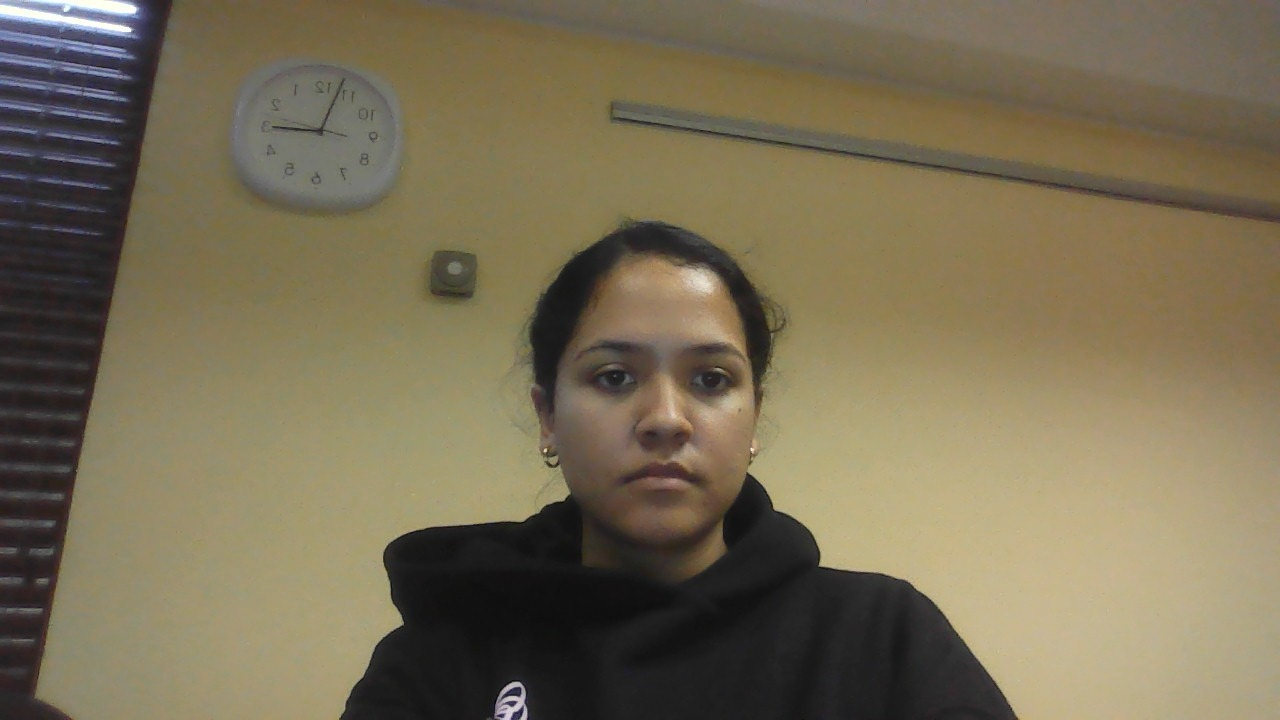
#> input picture backend/seed_photos/Keziah Solomons - front - suspect.jpeg, 1280 x 720 px
$ python -i plate_vision.py   (imports and definitions only)   (older library calls are emulated)
#> lines starting #> are read from the running program, lines starting #| are printed output that depends on the picture; after the words box and inside, x2 and y2 are one past the last pixel; in counts of white or black regions, pixels touching at a corner belong together
### backend/config.py
import os
from pathlib import Path

from dotenv import load_dotenv

# Repo root (this file lives in backend/)
BASE_DIR = Path(__file__).resolve().parent
REPO_ROOT = BASE_DIR.parent

# Load explicitly rather than relying on cwd — the app runs from the repo root
# locally and from backend/ under gunicorn. backend/.env wins where both set a key.
load_dotenv(REPO_ROOT / ".env")
load_dotenv(BASE_DIR / ".env", override=True)


def _clean(value):
    """Env values in this project are sometimes quoted and padded — strip both."""
    return value.strip().strip('"').strip("'") if isinstance(value, str) else value


class Config:

    # 1. PostgreSQL Database with pgvector enabled
    DATABASE_URL = os.getenv("DATABASE_URL", "postgresql://user:password@localhost:5432/guardian_db")
    DB_POOL_MIN_CONN = int(os.getenv("DB_POOL_MIN_CONN", "1"))
    DB_POOL_MAX_CONN = int(os.getenv("DB_POOL_MAX_CONN", "8"))
    DB_CONNECT_TIMEOUT_SECONDS = int(os.getenv("DB_CONNECT_TIMEOUT_SECONDS", "4"))
    DB_KEEPALIVES_IDLE_SECONDS = int(os.getenv("DB_KEEPALIVES_IDLE_SECONDS", "30"))
    DB_KEEPALIVES_INTERVAL_SECONDS = int(os.getenv("DB_KEEPALIVES_INTERVAL_SECONDS", "10"))
    DB_KEEPALIVES_COUNT = int(os.getenv("DB_KEEPALIVES_COUNT", "3"))

    # 2. Azure Blob Storage
    AZURE_STORAGE_CONNECTION_STRING = _clean(os.getenv("AZURE_STORAGE_CONNECTION_STRING"))
    BLOB_CONNECTION_STRING = AZURE_STORAGE_CONNECTION_STRING  # legacy alias
    BLOB_CONTAINER_NAME = "face-images"

    # Claim evidence (photos / video). Private container — the review UI reads
    # it through short-lived SAS URLs, never public links.
    CLAIM_MEDIA_CONTAINER = _clean(os.getenv("CLAIM_MEDIA_CONTAINER", "claim-media"))
    CLAIM_MEDIA_SAS_MINUTES = int(os.getenv("CLAIM_MEDIA_SAS_MINUTES", "30"))
    # Per-file upload ceiling; Flask enforces the request total separately.
    MAX_CONTENT_LENGTH = int(os.getenv("MAX_UPLOAD_MB", "64")) * 1024 * 1024

    # Behavioural review clips. Private container, same rules as claim media:
    # never public, SAS generated per read, signed URLs never persisted.
    # Footage of people outside their homes is at least as sensitive as a claim
    # photo, and unlike a claim it was captured without anyone asking first.
    BEHAVIOUR_CLIP_CONTAINER = _clean(os.getenv("BEHAVIOUR_CLIP_CONTAINER", "behaviour-clips"))
    BEHAVIOUR_CLIP_SAS_MINUTES = int(os.getenv("BEHAVIOUR_CLIP_SAS_MINUTES", "30"))
    # Clips are deleted once they are older than this. A review that nobody has
    # opened in a fortnight does not justify keeping video of a bystander.
    BEHAVIOUR_CLIP_RETENTION_DAYS = int(os.getenv("BEHAVIOUR_CLIP_RETENTION_DAYS", "14"))

    # 3. DeepFace Model Configuration
    # Options: "Facenet" (128-dim), "Facenet512" (512-dim), "ArcFace" (512-dim), "VGG-Face"
    FACE_MODEL = "Facenet512"
    # Cosine distance match threshold for Facenet (lower = stricter match).
    # This is the value the endpoint actually uses — app.py passes it into
    # recognition.process_incoming_face_image, overriding that module's default.
    # It must stay in the same units as the operator in that module's query (<=>).
    # 0.60 here was being compared against raw Euclidean distances of ~20-30, so
    # nothing but a byte-identical image ever matched.
    MATCH_THRESHOLD = float(os.getenv("MATCH_THRESHOLD", "0.30"))

    # 3b. Face capture quality gate.
    # CCTV frames are the problem case: a 30px face upscaled to the model's 160px
    # input still yields 512 numbers, they just carry no identity. That vector sits
    # roughly equidistant from everyone, so once enrolled it acts as a magnet for
    # false matches. Captures below these bars are still stored as case evidence,
    # but flagged use_for_matching = FALSE so they never become a reference.
    #
    # Short side of the detected face box, in pixels. Facenet512 consumes 160x160,
    # so below ~80 we are upscaling 2x or more and inventing detail.
    MIN_FACE_PIXELS = int(os.getenv("MIN_FACE_PIXELS", "80"))
    # Detector's own confidence in the box.
    MIN_DET_CONFIDENCE = float(os.getenv("MIN_DET_CONFIDENCE", "0.90"))
    # Variance of the Laplacian on the face crop, normalised to 160x160 so the
    # number is comparable across resolutions. Sharp faces run well above 100,
    # motion-blurred CCTV grabs fall below 40.
    MIN_BLUR_VARIANCE = float(os.getenv("MIN_BLUR_VARIANCE", "40.0"))
    # Motion blur defeats the measure above, because it is directional: a subject
    # walking past smears vertical edges while leaving horizontal ones sharp, so
    # total edge energy stays high. Measured on a 25px horizontal smear, the
    # x/y gradient ratio collapsed to 0.14 while every clean face sat at 0.39-0.87
    # — and that blurred face still scored a higher Laplacian variance (132) than
    # a perfectly usable dim photo (91), so no isotropic threshold separates them.
    MIN_BLUR_DIRECTIONAL_RATIO = float(os.getenv("MIN_BLUR_DIRECTIONAL_RATIO", "0.25"))

    # 3c. Licence-plate recognition (Azure AI Vision — Image Analysis READ).
    AZURE_VISION_ENDPOINT = _clean(os.getenv("AZURE_VISION_ENDPOINT"))
    AZURE_VISION_KEY = _clean(os.getenv("AZURE_VISION_KEY"))

    # The free F0 tier allows 20 transactions per minute across the whole
    # subscription and returns 429 past that. A live camera outruns it in
    # seconds, so calls are metered locally and a refused scan is reported as
    # pacing rather than an error. 18 not 20: Azure's window will not line up
    # with ours, and a burst of 429s reads to the user as a broken scanner.
    AZURE_VISION_RATE_LIMIT_PER_MIN = int(os.getenv("AZURE_VISION_RATE_LIMIT_PER_MIN", "18"))

    # Plate crops are upscaled to this width before being sent. A plate at the
    # end of a driveway can be 40px wide in the frame; Azure will not resolve
    # characters at that size, and it rejects anything under 50x50 outright.
    PLATE_TARGET_WIDTH = int(os.getenv("PLATE_TARGET_WIDTH", "720"))
    PLATE_MAX_SEND_WIDTH = int(os.getenv("PLATE_MAX_SEND_WIDTH", "1600"))
    PLATE_JPEG_QUALITY = int(os.getenv("PLATE_JPEG_QUALITY", "92"))

    # How long the plate registry is held in memory. Fuzzy matching needs every
    # row, and the live loop scans every few seconds — re-reading a seven-row
    # table per frame buys nothing.
    PLATE_REGISTRY_TTL_SECONDS = float(os.getenv("PLATE_REGISTRY_TTL_SECONDS", "30"))

    # A second OCR pass (whole frame, unlocalised) only runs when this many
    # calls remain in the current minute. It exists to cover a bad crop, which
    # is not worth starving the next ten scans for.
    PLATE_SECOND_PASS_MIN_BUDGET = int(os.getenv("PLATE_SECOND_PASS_MIN_BUDGET", "8"))

    # 4. Claims / hot-spot data
    # Azure Cosmos DB is the source of truth: it's writable, so claims submitted
    # and approved through the app show up on the hot-spot map without a redeploy.
    COSMOS_URI = _clean(os.getenv("COSMOS_URI"))
    COSMOS_KEY = _clean(os.getenv("COSMOS_KEY"))
    COSMOS_DATABASE = _clean(os.getenv("COSMOS_DATABASE", "guardian-db"))
    COSMOS_CONTAINER = _clean(os.getenv("COSMOS_CONTAINER", "insurance-data"))
    # User directory: members, Discovery employees and Crime Prevention Units,
    # partitioned by /role. Created on first use by users_service.
    COSMOS_USERS_CONTAINER = _clean(os.getenv("COSMOS_USERS_CONTAINER", "users"))
    USERS_CACHE_TTL_SECONDS = float(os.getenv("USERS_CACHE_TTL_SECONDS", "30"))


    # "cosmos" | "csv" | "auto". "auto" prefers Cosmos and falls back to the CSV
    # if the account is unreachable — the demo still runs on a dead network.
    CLAIMS_SOURCE = _clean(os.getenv("CLAIMS_SOURCE", "auto")).lower()

    # How long an in-memory snapshot of the claims collection is reused before
    # being re-fetched. Filters re-query on every chip click, so serving those
    # from memory keeps the map responsive and the RU spend flat; the trade-off
    # is that an externally-added claim takes up to this long to appear.
    # Writes made through this app invalidate the cache immediately.
    CLAIMS_CACHE_TTL_SECONDS = float(os.getenv("CLAIMS_CACHE_TTL_SECONDS", "60"))

    # Fallback CSV. Semicolon-delimited with comma decimal separators (SA/Excel locale).
    CLAIMS_CSV_PATH = Path(
        os.getenv("CLAIMS_CSV_PATH", REPO_ROOT / "Gradhack_Insure_Data_CLEANED.csv")
    )
    CLAIMS_CSV_DELIMITER = ";"

    # 5. Geocoding (OpenStreetMap / Nominatim)
    # Suburb -> lat/lng cache built once by scripts/geocode_suburbs.py.
    GEOCACHE_PATH = Path(os.getenv("GEOCACHE_PATH", BASE_DIR / "data" / "suburb_geocache.json"))
    NOMINATIM_URL = os.getenv("NOMINATIM_URL", "https://nominatim.openstreetmap.org/search")
    # Nominatim's usage policy REQUIRES a descriptive User-Agent with contact details
    # and a hard limit of 1 request/second. Do not remove either.
    NOMINATIM_USER_AGENT = os.getenv(
        "NOMINATIM_USER_AGENT",
        "GuardianCollective-GradHack2026/1.0 (+https://github.com/ctrl-alt-elite)",
    )
    NOMINATIM_DELAY_SECONDS = float(os.getenv("NOMINATIM_DELAY_SECONDS", "1.1"))

    # Rough bounding box for South Africa, used to reject nonsense geocode hits
    # (a suburb name that also exists in another country).
    SA_BOUNDS = {"min_lat": -35.5, "max_lat": -21.5, "min_lng": 15.5, "max_lng": 33.5}

    # 6. Travel-risk surface
    # Resolution 7 is ~5 km across. Claims are located to suburb centroids, so
    # anything finer would invent precision the data doesn't have.
    RISK_H3_RESOLUTION = int(os.getenv("RISK_H3_RESOLUTION", "7"))
    # Rings of neighbouring cells a claim's weight bleeds into (halving each
    # ring), turning a centroid into a neighbourhood-sized footprint.
    RISK_SMOOTHING_RINGS = int(os.getenv("RISK_SMOOTHING_RINGS", "2"))

    # 7. Routing (Valhalla / OpenStreetMap)
    # The public FOSSGIS instance needs no key. Self-host via Docker with a
    # Geofabrik South Africa extract if rate limits or demo connectivity bite.
    VALHALLA_URL = _clean(os.getenv("VALHALLA_URL", "https://valhalla1.openstreetmap.de/route"))
    VALHALLA_TIMEOUT_SECONDS = float(os.getenv("VALHALLA_TIMEOUT_SECONDS", "30"))

    # A cell must score at least this to be worth routing around.
    ROUTE_AVOID_THRESHOLD = float(os.getenv("ROUTE_AVOID_THRESHOLD", "0.55"))
    # Hard cap on excluded areas — hand Valhalla too many and it either detours
    # absurdly or fails to find any route at all.
    ROUTE_MAX_AVOID_POLYGONS = int(os.getenv("ROUTE_MAX_AVOID_POLYGONS", "12"))
    # Past this much extra travel time, the safer route is shown but not advised.
    ROUTE_MAX_DETOUR_RATIO = float(os.getenv("ROUTE_MAX_DETOUR_RATIO", "1.35"))
    # And below this relative risk improvement it isn't worth suggesting at all —
    # detours have a real cost and shouldn't be proposed on noise.
    ROUTE_MIN_RISK_REDUCTION = float(os.getenv("ROUTE_MIN_RISK_REDUCTION", "0.20"))
    # Score at or above which a sampled point counts as "high risk".
    ROUTE_HIGH_RISK_THRESHOLD = float(os.getenv("ROUTE_HIGH_RISK_THRESHOLD", "0.55"))

    # 8. Patrol routing — the mirror image of the member's avoidance.
    # A member routes *around* risk cells; a patrol is sent *through* them, so
    # the loop between two stops is nudged onto streets that need presence.
    # How far out of its way a vehicle may swing to sweep one extra area. Both
    # a proportional and an absolute allowance, whichever is larger, because
    # neither works alone: stops inside a cluster sit 1-3 km apart while the
    # risk cells are ~5 km across, so a purely proportional corridor rejects
    # every candidate on a short leg — and a purely absolute one lets a 60 km
    # leg wander for nothing.
    PATROL_VIA_CORRIDOR_RATIO = float(os.getenv("PATROL_VIA_CORRIDOR_RATIO", "1.35"))
    PATROL_VIA_MAX_DETOUR_KM = float(os.getenv("PATROL_VIA_MAX_DETOUR_KM", "4.0"))
    # And it must be worth the detour in the first place.
    PATROL_VIA_MIN_SCORE = float(os.getenv("PATROL_VIA_MIN_SCORE", "0.35"))
    # Cap per vehicle: every via point is another location in the Valhalla
    # request and another chance for the loop to stop looking like a patrol.
    PATROL_MAX_VIA_POINTS = int(os.getenv("PATROL_MAX_VIA_POINTS", "8"))
    # A shift is finite. Past this much longer than the plain fastest loop, the
    # detours get trimmed back rather than handed to a controller as a plan.
    PATROL_MAX_DETOUR_RATIO = float(os.getenv("PATROL_MAX_DETOUR_RATIO", "1.5"))
    # Concurrent Valhalla calls. Each vehicle now needs two routes (the plain
    # fastest loop and the risk-seeking one), so a six-vehicle plan is twelve
    # calls — sequential, that is a minute of staring at a spinner.
    PATROL_ROUTE_WORKERS = int(os.getenv("PATROL_ROUTE_WORKERS", "4"))

### backend/services/plate_vision.py
"""Image conditioning and OCR transport for licence-plate scanning.

A doorbell frame is the hard case for OCR. The plate may be twenty metres down
a driveway (tens of pixels tall), turned thirty degrees away from the lens, and
lit by a porch bulb or a low sun. Handing that frame straight to a cloud OCR
service returns nothing useful.

So before a frame reaches Azure it is localised, deskewed, upscaled and
contrast-normalised here. Azure then sees an image where the plate fills the
frame and reads horizontally, which is the condition it is good at.

The other constraint shaping this module is the Azure Vision free tier: 20
calls per minute, total, for the whole app. Every call is therefore metered
through a sliding-window gate, and the expensive work above exists partly so
that one call is usually enough.
"""

import importlib
import logging
import threading
import time
from collections import deque
from typing import List, Optional, Sequence, Tuple

import cv2
import numpy as np

from config import Config
from services.plate_text import OcrLine, OcrWord, polygon_to_box

logger = logging.getLogger(__name__)

# Azure rejects anything under 50x50, and a plate needs far more than that to
# be legible, so crops are upscaled to this width before being sent.
TARGET_PLATE_WIDTH = Config.PLATE_TARGET_WIDTH
MIN_AZURE_DIMENSION = 60
MAX_SEND_WIDTH = Config.PLATE_MAX_SEND_WIDTH
JPEG_QUALITY = Config.PLATE_JPEG_QUALITY


# --------------------------------------------------------------------------
# Free-tier quota gate
# --------------------------------------------------------------------------


class AzureQuotaGate:
    """Sliding-window limiter over the Azure Vision call rate.

    The free F0 tier allows 20 transactions per minute and answers 429 past
    that. A live camera can trivially outrun this, and a burst of 429s reads to
    the user as "the scanner is broken", so the ceiling is enforced locally and
    a refused scan is reported as pacing rather than failure.
    """

    def __init__(self, limit_per_minute: int, window_seconds: float = 60.0):
#> further down, picture is the input picture: shape (720, 1280, 3); mean B, G, R 84.9, 110.3, 121
        self.limit = max(1, limit_per_minute)
        self.window = window_seconds
        self._calls = deque()
        self._lock = threading.Lock()

    def _prune(self, now: float) -> None:
        while self._calls and now - self._calls[0] > self.window:
            self._calls.popleft()

    # [21 lines left out: functions remaining, try_acquire, retry_after_seconds, not called in this run]


quota_gate = AzureQuotaGate(Config.AZURE_VISION_RATE_LIMIT_PER_MIN)


class QuotaExceeded(RuntimeError):
    """Raised when a scan is refused locally to stay inside the free tier."""

    def __init__(self, retry_after: float):
        super().__init__("Azure Vision call budget reached for this minute.")
        self.retry_after = retry_after


# --------------------------------------------------------------------------
# Plate localisation and conditioning
# --------------------------------------------------------------------------


# [42 lines left out: functions decode_image, crop_roi_with_offset, not called in this run]


def _order_quad(points: np.ndarray) -> np.ndarray:
    """Order four points as top-left, top-right, bottom-right, bottom-left."""
    points = points.reshape(4, 2).astype("float32")
    ordered = np.zeros((4, 2), dtype="float32")
    total = points.sum(axis=1)
    ordered[0] = points[np.argmin(total)]
    ordered[2] = points[np.argmax(total)]
    diff = np.diff(points, axis=1)
    ordered[1] = points[np.argmin(diff)]
    ordered[3] = points[np.argmax(diff)]
    return ordered


def locate_plate_candidates(image: np.ndarray, max_regions: int = 3) -> List[np.ndarray]:
    """Find regions that could be a plate, best first.

    Plates are found by their texture rather than their colour: a row of
    stamped characters produces a dense band of vertical edges. Closing that
    edge response with a wide horizontal kernel turns the characters into one
    solid blob whose bounding rectangle is the plate. Colour would be the wrong
    signal — SA plates are white, yellow or (on older stock) black, and porch
    lighting shifts all of them.

    Several regions are returned rather than one because this test cannot
    separate a plate from a model badge: "HILUX" stamped on a tailgate is also
    a horizontal band of high-contrast characters, and on a rear view it is
    frequently the *stronger* response of the two. Picking a single winner here
    would mean betting the whole scan on a heuristic that has no idea what a
    plate says. Instead the shortlist is handed to the OCR, and the plate
    grammar decides — which is the one test that actually knows.
    """
#> called with max_regions = 3
    if image is None or image.size == 0:
        return []

    h, w = image.shape[:2]
    scale = 640.0 / max(w, 1)
    if scale < 1.0:
        working = cv2.resize(image, (int(w * scale), int(h * scale)), interpolation=cv2.INTER_AREA)
    else:
        working = image
        scale = 1.0

    gray = cv2.cvtColor(working, cv2.COLOR_BGR2GRAY)
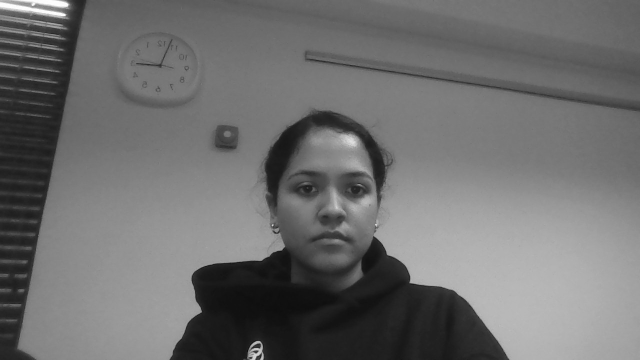
#> gray: shape (360, 640); min 14, max 254, mean 110.7
    gray = cv2.bilateralFilter(gray, 7, 45, 45)

    gradient = cv2.Sobel(gray, cv2.CV_32F, 1, 0, ksize=3)
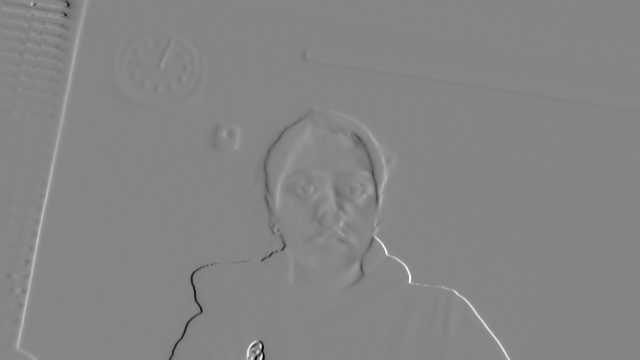
#> gradient: shape (360, 640) float32; min -520, max 474, mean 0.8; drawn with min black and max white
    gradient = np.absolute(gradient)
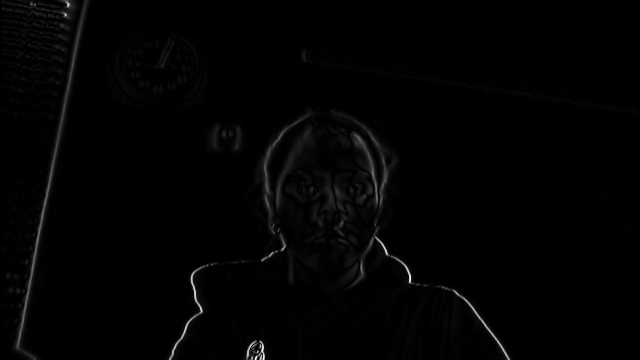
#> gradient: shape (360, 640) float32; min 0, max 520, mean 6.7; drawn with min black and max white
    span = gradient.max() - gradient.min()
#> span = 520
    if span <= 0:
        return []
    gradient = (255 * (gradient - gradient.min()) / span).astype("uint8")

    gradient = cv2.GaussianBlur(gradient, (5, 5), 0)
    kernel = cv2.getStructuringElement(cv2.MORPH_RECT, (25, 5))
    closed = cv2.morphologyEx(gradient, cv2.MORPH_CLOSE, kernel)
    _, binary = cv2.threshold(closed, 0, 255, cv2.THRESH_BINARY | cv2.THRESH_OTSU)
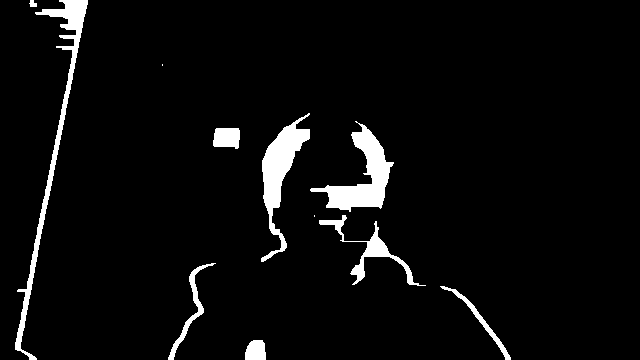
#> binary: shape (360, 640); 4.7% white; 11 white regions (2 under 20 px), largest, box (x1, y1, x2, y2) and area: (15, 0, 88, 360) 2694, (310, 121, 394, 212) 2570, (261, 113, 310, 262) 2395
    binary = cv2.dilate(binary, None, iterations=2)
#> binary: shape (360, 640); 7.6% white; 9 white regions, largest, box (x1, y1, x2, y2) and area: (308, 119, 428, 288) 5622, (13, 0, 90, 360) 4792, (259, 111, 312, 264) 3399
    binary = cv2.erode(binary, None, iterations=1)
#> binary: shape (360, 640); 6.1% white; 11 white regions (2 under 20 px)
#> (the rest of the program and of its run is left out)
